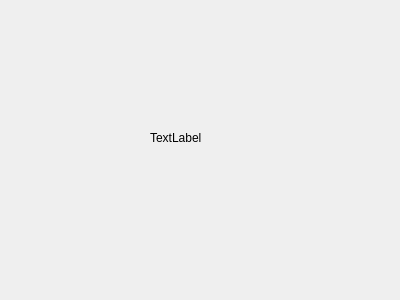
<?xml version="1.0" encoding="UTF-8"?>
<ui version="4.0">
 <class>Widget</class>
 <widget class="QWidget" name="Widget">
  <property name="geometry">
   <rect>
    <x>0</x>
    <y>0</y>
    <width>400</width>
    <height>300</height>
   </rect>
  </property>
  <property name="windowTitle">
   <string>Widget</string>
  </property>
  <widget class="QLabel" name="label">
   <property name="geometry">
    <rect>
     <x>150</x>
     <y>130</y>
     <width>72</width>
     <height>15</height>
    </rect>
   </property>
   <property name="text">
    <string>TextLabel</string>
   </property>
  </widget>
 </widget>
 <layoutdefault spacing="6" margin="11"/>
 <resources/>
 <connections/>
</ui>
